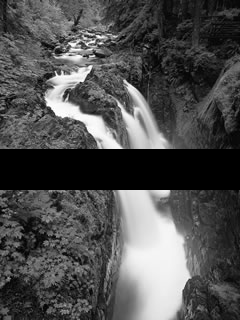
%> input picture Texture_Synthesis/test_im2.bmp, 240 x 320 px
$ octave filling_hole.m   (GNU Octave 9; MATLAB toolbox functions it lacks are replaced by stand-ins)
%> lines starting %> are read from the running program, lines starting %| are printed output that depends on the picture; in (x1, y1, x2, y2) boxes, pixels count from 0 and x2, y2 are one past the last pixel; in counts of white or black regions, pixels touching at a corner belong together; the program's own positions count from 1
### Texture_Synthesis/synthesizeTexture.m
function result=synthesizeTexture(I, fillingOption, kS, nW, nH,show)
%check
if nargin<4 && fillingOption==0
    error('Too few input arguments');
elseif nargin<4 && fillingOption==1
    nW=[0,0,0]; %black color
    nH=0;
elseif nargin==5
    show=0;
end
if mod(kS,2)==0
    kS=kS+1;
end

%%
%General initialization
display('initialization...');
I=double(I)/255; %from uint8 to normalized double
seedSize = 3; %seed size
sigma = kS/6; %proportional to the window size

G = fspecial('gaussian', [kS kS], sigma); %gaussian weighting kernel
G=G(:); %convert it to 1-d
eps = 0.1; %error threshold

if fillingOption==0 && (nW<seedSize || nH<seedSize) %if new dimensions less than the seed
    error('Choose larger width and/or height') %report error!
elseif fillingOption==1
    Hcolor=nW; %make color of hole pixels = nW variable
end
[cH, cW, c] = size(I); %get current height, width, and number of color channels

%Initialize candidate patchs: zeros (number of element per patch, number of
%candidate patchs, number of color channels)
cPatchs=zeros(kS*kS, (cW-kS+1) * (cH-kS+1), c);
%get candidate patchs
for cC = 1:c %for each color channel do
    cPatchs(:,:,cC) = im2col(I(:,:,cC), [kS kS], 'sliding'); %get all possible sliding windows
end
%creat a map that indicates whether the pixel is filled or not
if fillingOption==0 %if it is texture growing, start with empty map; result size [nH,nW]
    result=zeros(nH,nW,c); %output image
    map=false(nH,nW); %filled map
    %pick random seed [seedSize x seedSize]
    seed=getSeed(I,kS);
    %put it in the ceneter of the new image
    result(round(nH/2)-floor(kS/2):round(nH/2)+ceil(kS/2),...
        round(nW/2)-floor(kS/2):round(nW/2)+ceil(kS/2),:)=seed;
    %raise flag of corresponding pixels in the filled map to be 'on'
    map(round(nH/2)-floor(kS/2):round(nH/2)+ceil(kS/2),...
        round(nW/2)-floor(kS/2):round(nW/2)+ceil(kS/2),:)=1;

else %otherwise, get map from the image and make the result with the same size of I
    result=I; %result image with the same size
    map=getFillingMap(I,Hcolor); %generate map from input image
    %remove hole pixels from the candidate patchs
    cPatchs=cleanCPatchs(cPatchs,Hcolor);
end

%prepare the candidate patchs for a single operation of distance
%measurement
cPatchs=[cPatchs(:,:,1);cPatchs(:,:,2);cPatchs(:,:,3)];%concate three color channels to use 1-d vector for each candidate

%padding both result and map to access pixels at corners
padded_result = padarray(result, [floor(kS/2) floor(kS/2)]);
padded_map = padarray(map, [floor(kS/2) floor(kS/2)]);

%preparing the Gaussian kernel to be 1-D for a single operation of distance
%measurement
G=repmat(G, 1,size(cPatchs, 2)); %repeat it to match the number of candidate patchs
%take into account color channels.
st='G=[';
for cC=1:c-1
    st=strcat(st,'G;');
end
st=strcat(st,'G];');
eval(st);

%%
%Processing
display('processing...');

% while there are unfilled pixels, do
while ~all(all(map))
    %get nearest pixels for the known pixels (boundary)
    se = strel('square', 3);
    dilated_map = imdilate(map, se);
    surrounding_map = dilated_map - (map);
    unfilledIndicies=find(surrounding_map==1); % find unfilled pixels
    for p=1:length(unfilledIndicies) %for each pixel of unfilled pixels, do
        [py, px] = ind2sub(size(map),unfilledIndicies(p)); %get corresponding in x,y coordinate
        % get neighborhood pixels of the current unknown pixel using the kernel
        [kernel,mask]=getROI(padded_result,padded_map,py+floor(kS/2),px+floor(kS/2),kS);

        %prepare kernel, and mask to do single operation for all candidates
        kernel=kernel(:); %1-d
        mask=mask(:); %1-d
        %take into account color channels.
        st='mask=[';
        for cC=1:c-1
            st=strcat(st,'mask;');
        end
        st=strcat(st,'mask];');
        eval(st);
        kernel=repmat(kernel, 1,size(cPatchs, 2)); %repeat it to match the number of candidate patchs
        mask=repmat(mask, 1,size(cPatchs, 2)); %repeat it to match the number of candidate patchs

        %calculate weighted sum squared distance between the kernel and all
        %candidaate patchs.
        dSSD=sum(mask.*G.*(cPatchs-kernel).^2);
        minD = min(dSSD);
        T = minD*(1+eps); %to avoid zero match, let's accept more candidates (read the paper section 2.1)

        %get indicies of all accepted candidate patchs (distances less than T)
        indicies=find(dSSD<=T);

        %pick random patch from the accpeted candidate patchs
        index=indicies(randi(length(indicies))); %index
        patch=cPatchs(:,index); %get the patch
        patch=reshape(patch,[kS,kS,c]); %reshape it

        %get the new pixel
        newPixel=patch(ceil(kS/2),ceil(kS/2),:); %get the middle pixel of the patch

        %update result and map
        result(py,px,:)=newPixel; %add it to the synthetic texture image
        padded_result(floor(kS/2)+py,floor(kS/2)+px,:)=newPixel; %update the padded result
        map(py,px,:)=1; %raise flag of corresponding pixels in the map
        padded_map(floor(kS/2)+py,floor(kS/2)+px,:)=1; %update the padded map
    end
    %show
    if show==1
        imshow(result);
    end
end
end

### Texture_Synthesis/getFillingMap.m
function map=getFillingMap(I,Hcolor)
map=true(size(I,1),size(I,2));
for i=1:size(I,3)
    map=map&(I(:,:,i)~=Hcolor(i));
end

### Texture_Synthesis/cleanCPatchs.m
function new_cPatchs=cleanCPatchs(cPatchs,Hcolor)

if length(Hcolor)==3
[u,v,d]=find(cPatchs(:,:,1)==Hcolor(1) & cPatchs(:,:,2)==Hcolor(2) & cPatchs(:,:,3)==Hcolor(3));
else
    [u,v,d]=find(cPatchs(:,:,1)==Hcolor );
end
new_cPatchs= cPatchs(:,setdiff([1:size(cPatchs,2)]',unique(v)),:);

### Texture_Synthesis/filling_hole.m
fileName='test_im2.bmp';
I=imread(fileName);
%> I is the input picture: size 320x240 uint8; min 0, max 255, mean 79.3
R=I;G=I;B=I;
I=cat(3,R,G,B);
%> I: size 320x240x3 uint8
filling=1;
kernel_size=11;
show=1;
result=synthesizeTexture(I,filling,kernel_size,[0,0,0],0,show);
%> the loop in getFillingMap, `for i=1:size(I,3)` made 3 passes
%> pass 1, in getFillingMap, `map=map&(I(:,:,i)~=Hcolor(i));`:
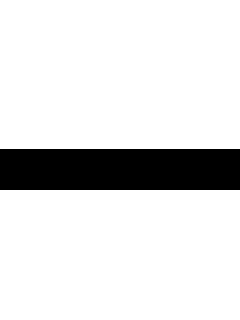
%> map: size 320x240 logical; 87.2% white; 1 black region, box (x1, y1, x2, y2) and area: (0, 149, 240, 190) 9840
%> in cleanCPatchs, `[u,v,d]=find(cPatchs(:,:,1)==Hcolor(1) & cPatchs(:,:,2)==Hcolor(2) & c..`: u = 1141030 values from 1 to 121; v = 1141030 values from 140 to 71180; d = 1141030 logical values, 1141030 true
%> in synthesizeTexture, `padded_result = padarray(result, [floor(kS/2) floor(kS/2)]);`:
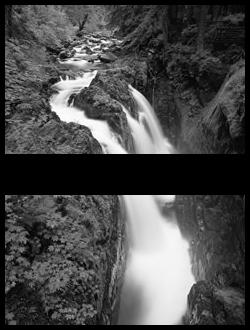
%> padded_result: size 330x250x3 double; min 0, max 1, mean 0.29
%> in synthesizeTexture, `padded_map = padarray(map, [floor(kS/2) floor(kS/2)]);`:
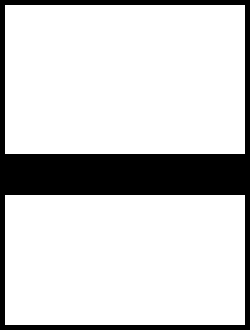
%> padded_map: size 330x250 logical; 81.2% white; 1 black region, box (x1, y1, x2, y2) and area: (0, 0, 250, 330) 15540
%> (the run ends here)
